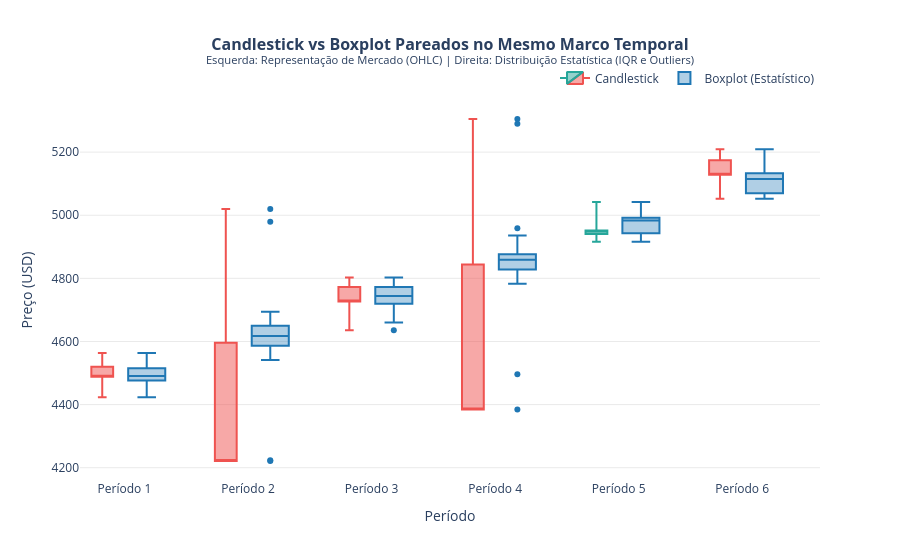

The notebook cell saved with this chart:
### Code cell
# CÉLULA 3: COMPARAÇÃO DIRETA LADO A LADO NO MESMO EIXO X (CANDLE vs BOXPLOT POR PERÍODO)
import numpy as np
import pandas as pd
import plotly.graph_objects as go

# 1. PREPARANDO O EIXO NUMÉRICO PARA DESLOCAMENTO LADO A LADO
# Usamos posições numéricas (x = 1, 2, 3...) para deslocar levemente:
# Candle à esquerda (-0.18) e Boxplot à direita (+0.18)
x_indices = np.arange(len(df_candle))
offset = 0.18

fig = go.Figure()

# 2. ADICIONANDO OS CANDLES DESLOCADOS À ESQUERDA
fig.add_trace(
    go.Candlestick(
        x=x_indices - offset,
        open=df_candle['Abertura'],
        high=df_candle['Máxima'],
        low=df_candle['Mínima'],
        close=df_candle['Fechamento'],
        name='Candlestick',
        whiskerwidth=0.4,
        increasing_line_color='#26a69a',
        decreasing_line_color='#ef5350'
    )
)

# 3. MAPEANDO O DF_BOXPLOT PARA AS COORDENADAS NUMÉRICAS DESLOCADAS À DIREITA
periodo_to_x = {per: i + offset for i, per in enumerate(df_candle['Período'])}
x_box = df_boxplot['Período'].map(periodo_to_x)

fig.add_trace(
    go.Box(
        x=x_box,
        y=df_boxplot['Preco'],
        name='Boxplot (Estatístico)',
        boxpoints='outliers',
        width=0.3,
        marker=dict(color='#1f77b4', size=6, symbol='circle'),
        line=dict(color='#1f77b4', width=2),
        fillcolor='rgba(31, 119, 180, 0.35)'
    )
)

# 4. CONFIGURAÇÕES VISUAIS E ROTULAÇÃO DOS EIXOS
fig.update_layout(
    title=dict(
        text='<b>Candlestick vs Boxplot Pareados no Mesmo Marco Temporal</b><br>'
             '<sup>Esquerda: Representação de Mercado (OHLC) | Direita: Distribuição Estatística (IQR e Outliers)</sup>',
        x=0.5,
        font=dict(size=16)
    ),
    xaxis=dict(
        tickmode='array',
        tickvals=x_indices,
        ticktext=df_candle['Período'],
        title='Período',
        rangeslider=dict(visible=False)
    ),
    yaxis=dict(
        title='Preço (USD)',
        gridcolor='#eaeaea'
    ),
    template='plotly_white',
    legend=dict(
        orientation='h',
        yanchor='bottom',
        y=1.02,
        xanchor='right',
        x=1
    ),
    hovermode='x unified'
)

fig.show()

### Figure 1 — Plotly figure (JSON) as saved in the notebook; plotly's stock layout.template omitted (floating-point values rounded to 4 significant figures; data arrays with more than 128 entries replaced by an {"elided": "..."} marker saying what was removed)
{"data": [{"close": [4488.0, 4221.0, 4727.0, 4385.0, 4951.0, 5129.0], "decreasing": {"line": {"color": "#ef5350"}}, "high": [4563.0, 5020.0, 4803.0, 5305.0, 5042.0, 5209.0], "increasing": {"line": {"color": "#26a69a"}}, "low": [4423.0, 4221.0, 4635.0, 4385.0, 4916.0, 5052.0], "name": "Candlestick", "open": [4520.0, 4596.0, 4772.0, 4844.0, 4940.0, 5175.0], "type": "candlestick", "whiskerwidth": 0.4, "x": [-0.18, 0.82, 1.82, 2.82, 3.82, 4.82]}, {"boxpoints": "outliers", "fillcolor": "rgba(31, 119, 180, 0.35)", "line": {"color": "#1f77b4", "width": 2}, "marker": {"color": "#1f77b4", "size": 6, "symbol": "circle"}, "name": "Boxplot (Estatístico)", "type": "box", "width": 0.3, "x": {"elided": "188 float values"}, "y": {"elided": "188 float values"}}], "layout": {"hovermode": "x unified", "legend": {"orientation": "h", "x": 1, "xanchor": "right", "y": 1.02, "yanchor": "bottom"}, "title": {"font": {"size": 16}, "text": "<b>Candlestick vs Boxplot Pareados no Mesmo Marco Temporal</b><br><sup>Esquerda: Representação de Mercado (OHLC) | Direita: Distribuição Estatística (IQR e Outliers)</sup>", "x": 0.5}, "xaxis": {"rangeslider": {"visible": false}, "tickmode": "array", "ticktext": ["Período 1", "Período 2", "Período 3", "Período 4", "Período 5", "Período 6"], "tickvals": [0, 1, 2, 3, 4, 5], "title": {"text": "Período"}}, "yaxis": {"gridcolor": "#eaeaea", "title": {"text": "Preço (USD)"}}}}
